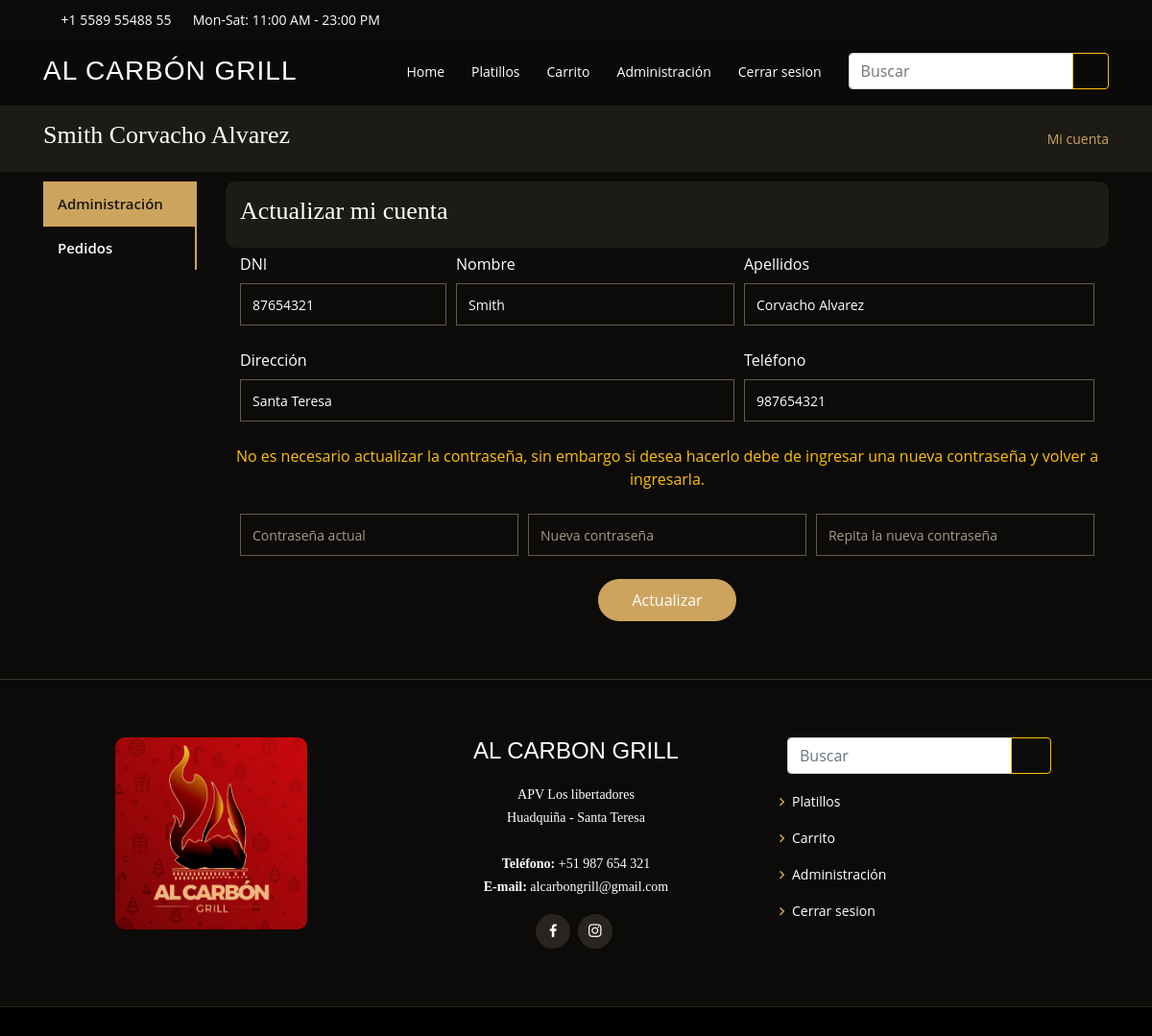
The page /configAdmin.php?view=cuenta (signed in) on the database its author committed.
### tables this page shows
CREATE TABLE `administrador` (
  `DNI` int(11) NOT NULL,
  `Nombre` varchar(255) NOT NULL,
  `Apellidos` varchar(255) NOT NULL,
  `Telefono` int(11) NOT NULL,
  `Direccion` varchar(255) NOT NULL,
  `Clave` text NOT NULL,
  `rol` int(11) NOT NULL
);

### library/consulSQL.php (called while the page is built, shortened)
<?php
    class ejecutarSQL {
        public static function conectar(){
            if(!$con=  mysqli_connect(SERVER,USER,PASS,BD))
            {
                echo "Error en el servidor, verifique sus datos";
            }
            mysqli_set_charset($con, "utf8");
            return $con;
        }
        public static function consultar($query) {
            if (!$consul = mysqli_query(ejecutarSQL::conectar(), $query))
            {
                echo 'Error en la consulta SQL ejecutada';
            }
            return $consul;
        }
    }
?>

### admin/cuenta-view.php (the view, shortened to what this page needs)
<div class="breadcrumbs breadcrumbs-style">
    <div class="container">
        <div class="d-flex justify-content-between align-items-center">
            <h2>Actualizar mi cuenta</h2>
        </div>
    </div>
</div>
<div id="book-a-table" class="book-a-table">
    <div class="container" data-aos="fade-up">
        <?php
            $admin=ejecutarSQL::consultar("SELECT * FROM administrador WHERE DNI='".$_SESSION['adminID']."'");
            $dataAdmin=mysqli_fetch_array($admin, MYSQLI_ASSOC);
        ?>
        <form action="./process/up-administrador.php" method="POST" role="form" class="FormCatElec" data-form="update">
            <div class="php-email-form">
                <div class="form-row">
                    <div class="col-lg-3 col-md-3 form-group">
                        <label>DNI</label>
                        <input class="form-control" type="text" name="admin-dni" value="<?php echo $dataAdmin['DNI']; ?>"required="" readonly="">
                    </div>
                    <div class="col-lg-4 col-md-4 form-group">
                        <label>Nombre</label>
                        <input class="form-control" type="text" name="admin-nom" value="<?php echo $dataAdmin['Nombre']; ?>"required="">
                    </div>
                    <div class="col-lg-5 col-md-5 form-group">
                        <label>Apellidos</label>
                        <input class="form-control" type="text" name="admin-ape" value="<?php echo $dataAdmin['Apellidos']; ?>"required="">
                    </div>
                    <div class="col-lg-7 col-md-7 form-group">
                        <label>Dirección</label>
                        <input class="form-control" type="text" name="admin-dir" value="<?php echo $dataAdmin['Direccion']; ?>"required="">
                    </div>
                    <div class="col-lg-5 col-md-5 form-group">
                        <label>Teléfono</label>
                        <input class="form-control" type="text" name="admin-tel" value="<?php echo $dataAdmin['Telefono']; ?>"required="">
                    </div>
                    <div class="form-group">
                        <p class="text-warning text-center">No es necesario actualizar la contraseña, sin embargo si desea hacerlo debe de ingresar una nueva contraseña y volver a ingresarla.</p>
                    </div>
                    <div class="col-lg-4 col-md-4 form-group">
                        <input class="form-control" type="password" name="admin-old-pass" required="" placeholder="Contraseña actual">
                    </div>
                    <div class="col-lg-4 col-md-4 form-group">
                        <input class="form-control" type="password" name="admin-pass1" required="" placeholder="Nueva contraseña">
                    </div>
                    <div class="col-lg-4 col-md-4 form-group">
                        <input class="form-control" type="password" name="admin-pass2" required="" placeholder="Repita la nueva contraseña">
                    </div>
                </div>
                <div class="text-center">
                    <button type="submit">Actualizar</button>
                </div>
            </div>
        </form>
    </div>
</div>

### configAdmin.php (shortened to what this page needs)
<?php
    include 'library/consulSQL.php';
    include 'include/header.php';
?>
<section id="breadcrumbs" class="breadcrumbs">
    <div class="container">
        <div class="d-flex justify-content-between align-items-center">
            <?php
                $admin=ejecutarSQL::consultar("SELECT * FROM administrador WHERE DNI='".$_SESSION['adminID']."'");
                $dataAdmin=mysqli_fetch_array($admin, MYSQLI_ASSOC);
                $nombreCompleto = $dataAdmin['Nombre'].' '.$dataAdmin['Apellidos'];
            ?>
            <h2><?php echo $nombreCompleto; ?></h2>
            <ol>
                <li>
                    <i class="icofont-user"></i>
                    <a href="<?php echo SERVERURL; ?>configAdmin.php?view=cuenta"> Mi cuenta</a>
                </li>
            </ol>
        </div>
    </div>
</section>
<section id="specials" class="specials specials-top">
    <div class="container" data-aos="fade-up">
        <div class="row" data-aos="fade-up" data-aos-delay="100">
            <div class="col-lg-2 col-md-3 d-none d-lg-block d-md-block">
                <ul class="nav nav-tabs flex-column">
                    <li class="nav-item">
                        <a class="nav-link active show" href="configAdmin.php">Administración</a>
                    </li>
                    <li class="nav-item">
                        <a href="<?php echo SERVERURL; ?>configAdmin.php?view=pedido" class="nav-link">Pedidos</a>
                    </li>
                </ul>
            </div>
            <div class="col-lg-10 col-md-9 tab-content">
                <div class="tab-pane active show">
                    <div class="details order-2 order-lg-1">
                        <?php
                            $content=$_GET['view'];
                            if ($dataAdmin['rol']==0)
                            {
                                $WhiteList=["platillo","platillo-list","platillo-info","categoria-list","categoria-info","administrador","administrador-list","administrador-info","cuenta","pedido","pedido-detalle","pedido-pendiente","pedido-enviado","pedido-entregado","pedido-info","pedido-repartidor","cuenta-banco","cliente-list","repartidor-list"];
                            }else{
                                $WhiteList=["pedido","pedido-detalle","pedido-info","pedido-pendiente","pedido-enviado","pedido-entregado","cuenta"];
                            }
                            if(isset($content))
                            {
                                if(in_array($content, $WhiteList) && is_file("./admin/".$content."-view.php"))
                                {
                                    include "./admin/".$content."-view.php";
                                }else{
                                    ?>
                                    <h3 class="text-center">Lo sentimos, la opción que ha seleccionado no se encuentra disponible</h3>
                                    <?php
                                }
                            }
                        ?>
                    </div>
                </div>
            </div>
        </div>
    </div>
</section>
<?php include 'include/footer.php'; ?>

### assets/css/style.css (style rules this page uses)
body { font-family: "Open Sans", sans-serif; background: #0c0b09; color: #fff; }
a { color: #cda45e; }
h1, h2, h3, h4, h5, h6 { font-family: "Playfair Display", serif; }
section { padding: 60px 0; overflow: hidden; }
.breadcrumbs { padding: 15px 0; background: #1d1b16; margin-top: 110px; }
.breadcrumbs h2 { font-size: 26px; font-weight: 300; }
.breadcrumbs ol { display: flex; flex-wrap: wrap; list-style: none; padding: 0; margin: 0; font-size: 14px; }
.specials { overflow: hidden; }
.specials .nav-tabs { border: 0; }
.specials .nav-link { border: 0; padding: 12px 15px; transition: 0.3s; color: #fff; border-radius: 0; border-right: 2px solid #cda45e; font-weight: 600; font-size: 15px; }
.specials .nav-link.active { color: #1a1814; background: #cda45e; border-color: #cda45e; }
.specials .tab-pane.active { -webkit-animation: fadeIn 0.5s ease-out; animation: fadeIn 0.5s ease-out; }
.specials .details p { color: #aaaaaa; }
.specials .details p:last-child { margin-bottom: 0; }
.book-a-table .php-email-form { width: 100%; }
.book-a-table .php-email-form .form-group { padding-bottom: 8px; }
.book-a-table .php-email-form input, .book-a-table .php-email-form textarea { border-radius: 0; box-shadow: none; font-size: 14px; background: #0c0b09; border-color: #625b4b; color: white; }
.book-a-table .php-email-form input::placeholder, .book-a-table .php-email-form textarea::placeholder { color: #a49b89; }
.book-a-table .php-email-form input { height: 44px; }
.book-a-table .php-email-form button[type="submit"] { background: #cda45e; border: 0; padding: 10px 35px; color: #fff; transition: 0.4s; border-radius: 50px; }

### assets/css/style-add.css (style rules this page uses)
.specials-top { padding-top: 10px; }
.breadcrumbs-style { border-radius: 10px; margin-top: 0px; margin-bottom: 5px; }

### rows shown on the page
administrador: nombreCompleto "Smith Corvacho Alvarez", admin-dni "87654321", admin-nom "Smith", admin-ape "Corvacho Alvarez", admin-dir "Santa Teresa", admin-tel "987654321"
